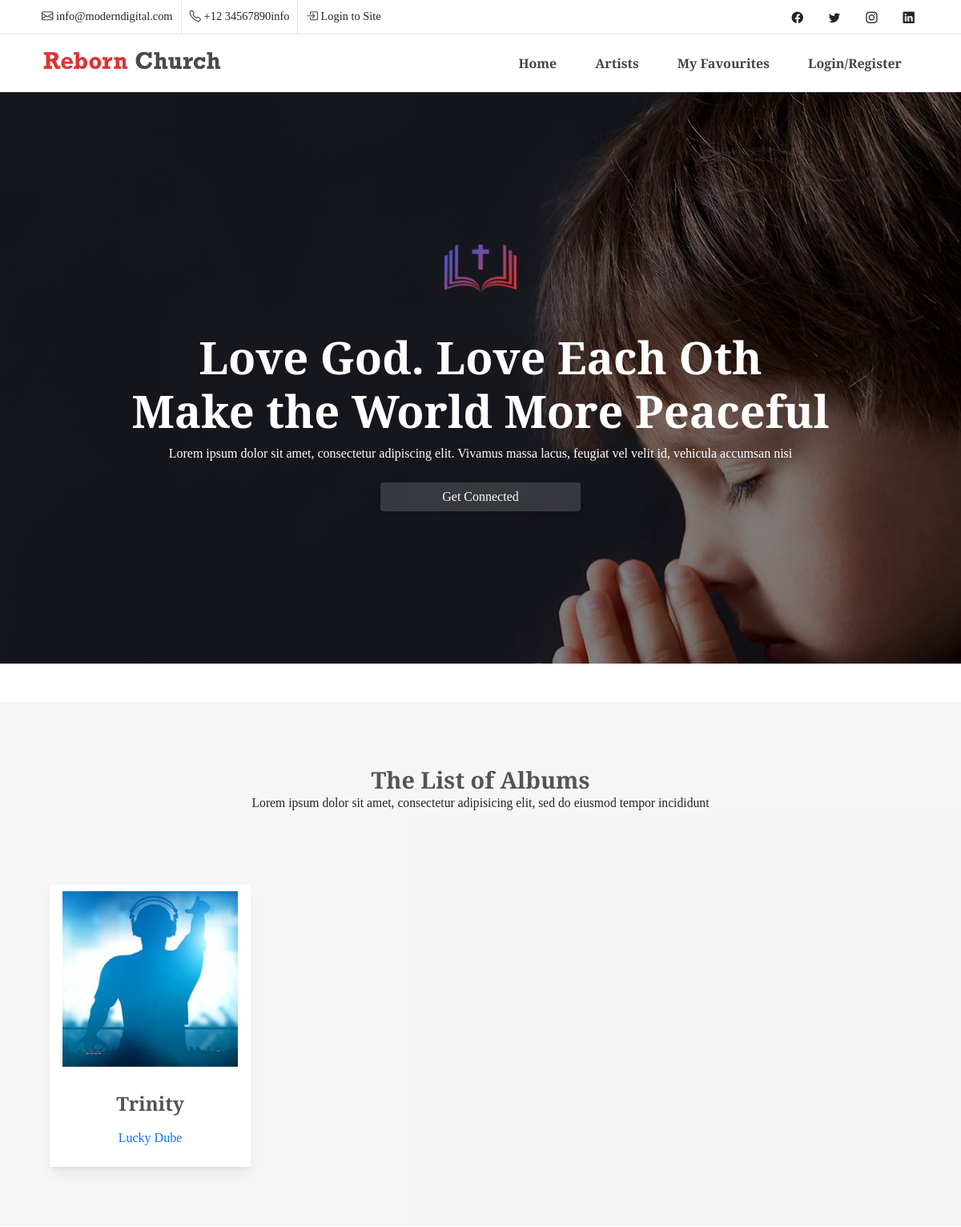
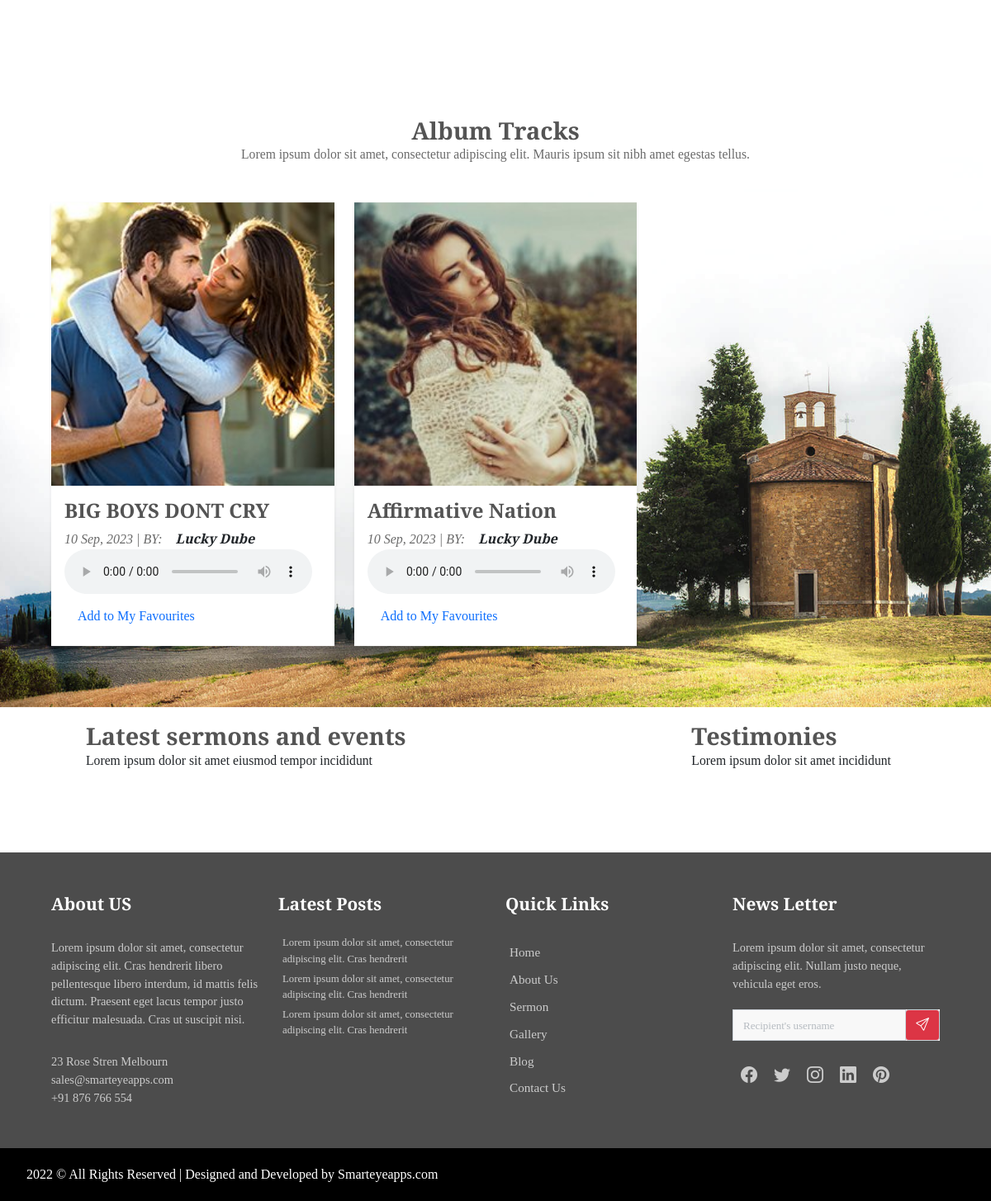
The page /albums/2/details on the database its author committed (2 pictures, top to bottom).
### base/models.py (models this page shows, shortened)
class Album(models.Model):
    artist = models.ForeignKey(Artist, on_delete=models.SET_NULL, null=True)
    title = models.CharField(max_length=300)
    image= models.ImageField(upload_to='images', null=True)
    created = models.DateTimeField(auto_now_add=True)
    updated = models.DateField(auto_now=True)
    class Meta:
        ordering = ['-updated', '-updated']

class Artist(models.Model):
    name = models.CharField(max_length=200)
    image = models.ImageField(upload_to='images/')
    country = models.CharField(max_length=200)
    description = models.TextField(blank=True, null=True)
    def __str__(self):
        return self.name

class Song(models.Model):
    album = models.ForeignKey(Album, on_delete=models.SET_NULL, null=True)
    title= models.CharField(max_length=200)
    image= models.ImageField(upload_to='images')
    audio_file = models.FileField(blank=True,null=True, upload_to='songs/')
    audio_link = models.CharField(max_length=200,blank=True,null=True)
    created = models.DateTimeField(auto_now_add=True)
    updated = models.DateField(auto_now=True)
    class Meta:
        ordering = ['-updated', '-created']

### base/views.py (the view)
# urls.py: path('albums/<str:pk>/details', views.album, name='album'),
def album(request, pk):
    album = Album.objects.get(id=pk)
    songs = album.song_set.all()
    context = {"album": album, "songs": songs}
    return render(request, "album.html", context)

### templates/album.html (shortened to what this page needs)
{% extends 'main.html' %}
{% load static %}
{% block content %}
    <div class="slider container-fluid">
        <div class="slider-inner big-padding">
            <div class="container">
                <div class="row text-center">
                    <div class="imgsc text-center mb-5">
                        <img class="sw-100" src="{% static 'assets/images/slider/boog.png' %}" alt="">
                    </div>
                    <h1 class="text-white"><div id="typewriteText"></div> Make the World More Peaceful</h1>
                    <p class="text-white">Lorem ipsum dolor sit amet, consectetur adipiscing elit. Vivamus massa lacus, feugiat vel velit id, vehicula accumsan nisi </p>
                    <button class="btn shadow-md btn-outline-light mt-4">Get Connected</button>
                </div>
            </div>
        </div>
    </div>
    <section class="team bg-gray big-padding mt-5">
        <div class="container">
            <div class="row">
                <div class="col-12">
                    <div class="section-title">
                        <h2>The List of Albums</h2>
                        <p class="text-dark">Lorem ipsum dolor sit amet, consectetur adipisicing elit, sed do eiusmod
                        tempor incididunt</p>
                    </div>
                </div>
            </div>
            <div class="row mt-4">
                        <div class="col-lg-3 mb-4 col-md-4 col-sm-6 col-6">
                            <a href="#" class="nav-link">
                                <div class="team-main-box bg-white shadow-md text-center">
                                    <img src="{{album.image.url}}">
                                    <div class="team-content-box">
                                        <h3 class="fw-bolder mt-3 fs-4 mb-0">{{album.title}}</h3>
                                        <a href="{% url 'artist' album.artist.id %}" class="nav-link">
                                            <p class="pb-3">{{album.artist}}</p>
                                        </a>
                                    </div>
                                </div>
                            </a>
                        </div>
            </div>
        </div>
    </section>
    <div class="blog-outline">
        <div class="container-fluid big-padding about-cover">
            <div class="container">
                <div class="section-title bg-white row mb-3">
                    <h2 class="fw-bolder">Album Tracks</h2>
                    <p>Lorem ipsum dolor sit amet, consectetur adipiscing elit. Mauris ipsum sit nibh amet egestas tellus.</p>
                </div>
                <div class="row">
                    {% for song in songs %}
                        <div class="col-lg-4 col-sm-6 mb-4">
                            <div class="blog-cover bg-white shadow-sm">
                                <img class="w-100" src="{{song.image.url}}" alt="">
                                <div class="p-3">
                                    <h4 class="fw-bold">{{song.title}}</h4>
                                    <p class="fst-italic">{{song.created|date:"d M, Y"}} | BY:<a href="{% url 'artist' song.album.artist.id %}" class="nav-link d-inline"><span
                                            class="text-dark fw-bold">{{song.album.artist}}</span></a> </p>
                                    <audio controls style="max-width: 100%;" src="{% if song.audio_file %} {{song.audio_file.url}} {% endif %} {% if song.audio_link %} {{song.audio_link.url}} {% endif %}"></audio>
                                    <a href="{% url 'favourite' song.album.id %}" class="nav-link">Add to My Favourites</a>
                                </div>
                            </div>
                        </div>
                    {% endfor %}
                </div>
            </div>
        </div>
    </div>
        <div class="container-fluid big-padding">
            <div class="container-xl">
                <div class="row">
                    <div class="col-lg-8">
                        <div class="section-title text-start row">
                            <h2 class="text-start">Latest sermons and events</h2>
                            <p class="text-dark text-start">Lorem ipsum dolor sit amet eiusmod tempor incididunt</p>
                        </div>
                    </div>
                    <div class="col-lg-4">
                        <div class="section-title text-start row">
                            <h2 class="text-start">Testimonies </h2>
                            <p class="text-dark text-start">Lorem ipsum dolor sit amet incididunt</p>
                        </div>
                    </div>
                </div>
            </div>
        </div>
{% endblock %}

### statics/assets/css/style.css (style rules this page uses)
* { margin: 0px; padding: 0px; list-style: none; }
img { max-width: 100%; }
a { text-decoration: none; outline: none; color: #444; }
html, body { height: 100%; font-family: "Crimson Text", serif; }
p { margin-bottom: 0px; width: 100%; }
::placeholder { color: #747f8a !important; font-size: 13px; opacity: 0.5 !important; }
.container-fluid { padding: 0px; }
h1, h2, h3, h4, h5, h6 { color: #545454; }
body { background-color: #f5f8fc !important; -webkit-font-smoothing: antialiased; -moz-osx-font-smoothing: grayscale; text-rendering: optimizeLegibility; color: #6A6A6A; overflow-x: hidden; }
.section-title { padding: 30px; margin: 0px; margin-bottom: 20px; }
.section-title h2 { width: 100%; text-align: center; font-weight: 600; margin-bottom: 0px; font-size: 1.8rem; }
.section-title p { max-width: 850px; text-align: center; float: none; margin: auto; font-size: 0.98rem; margin-top: 0px; }
.container { max-width: 1170px; }
.big-padding { padding: 50px; }
.fw-bold { font-weight: 600 !important; }
.shadow-md { box-shadow: 0 10px 15px -3px rgba(0, 0, 0, 0.07), 0 4px 6px -2px rgba(0, 0, 0, 0.05); }
.bg-gray { background: rgba(217, 217, 217, 0.25); }
.slider { background-image: url(../images/slider/banner_01.jpg); }
.slider .slider-inner { background-color: rgba(0, 0, 0, 0.5); width: 100%; height: 100%; padding-top: 190px; padding-bottom: 190px; }
.slider .slider-inner h1 { font-size: 3.5rem; font-weight: 600; }
.slider .slider-inner .btn { max-width: 250px; margin: auto; background: rgba(255, 255, 255, 0.15); border: 0; }
.sw-100 { width: 90px !important; }
.blog-outline { background-image: url(../images/blog-bg.jpg); background-size: cover; background-attachment: fixed; transform: translate3d(0px, 62.1031px, 0px); }

### rows shown on the page
Album: image (picture), title "Trinity", artist "Lucky Dube"
Song: image (picture), title "BIG BOYS DONT CRY", created "10 Sep, 2023", album.artist "Lucky Dube"
Song: image (picture), title "Affirmative Nation", created "10 Sep, 2023", album.artist "Lucky Dube"
